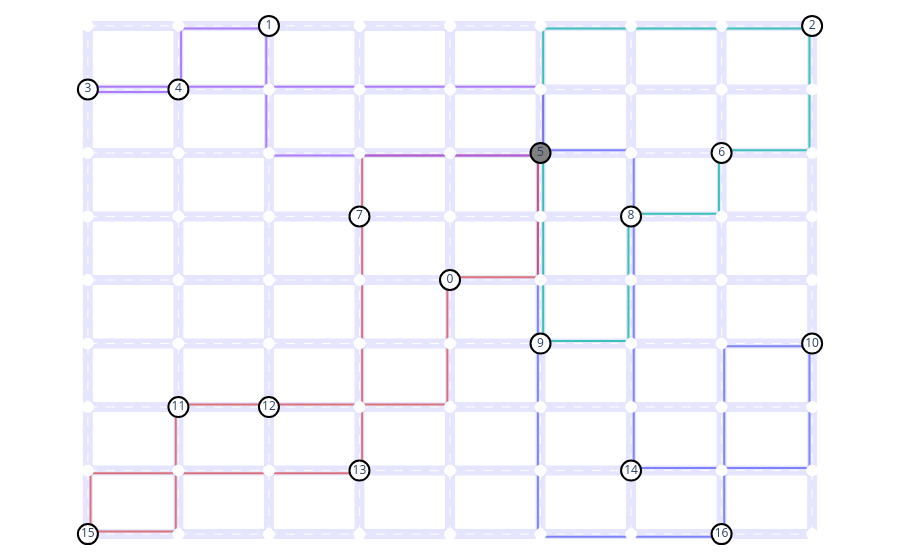

The notebook cell this image was saved under:
### Code cell
paths = []

for k in K:
    curr_x = []
    curr_y = []
    for i, j in it.product( V, V ):
        if i != j:
            if x[ i, j, k ].value() > 1e-6:
                x_init, y_init = locs[ i ]
                x_end, y_end = locs[ j ]

                del_x = w_ruas / 3 if y_init < y_end else -w_ruas / 3
                curr_x += [ locs[ i ][ 0 ] + del_x ] * 2 + [ None ]
                curr_y += [ y_init, y_end ] + [ None ]

                del_y = w_ruas / 3 if x_init > x_end else -w_ruas / 3
                curr_y += [ locs[ j ][ 1 ] + del_y ] * 2 + [ None ]
                curr_x += [ x_init, x_end ] + [ None ]
                                               
    paths.append(
        go.Scatter(
            mode = 'lines',
            x = curr_x,
            y = curr_y,
            line = { 'width': 2 },
            opacity = 0.75
        )
    )

# Altere os índices lista 'path' para ver
# apenas o caminho de interesse
fig = go.Figure(
    data = paths[ 0 : 4 ] + [ h_ruas, h_cs, v_ruas,v_cs, v_esqs, v_verts ],
    layout = {
        'xaxis'        : dict(
            showgrid = False,
            zeroline = False,
            showticklabels = False,
            range = ( min( X ) - 5, max( X ) + 5 )
            ),
        'yaxis'        : dict(
            showgrid = False,
            zeroline = False,
            showticklabels = False,
            range = ( min( Y ) - 20, max( Y ) + 20 ),
            scaleanchor = 'x',
            scaleratio = 1.0
            ),
        'showlegend': False,
        'margin': dict( b = w_ruas, l = w_ruas, r = w_ruas, t = w_ruas ),
        'plot_bgcolor': 'white'
        }
)

fig.show()

### Figure 1 — Plotly figure (JSON) as saved in the notebook; plotly's stock layout.template omitted (floating-point values rounded to 4 significant figures)
{"data": [{"line": {"width": 2}, "mode": "lines", "opacity": 0.75, "type": "scatter", "x": [566.7, 566.7, null, 570, 798, null, 908.7, 908.7, null, 912, 684, null, 687.3, 687.3, null, 684, 570, null, 801.3, 801.3, null, 798, 912, null], "y": [-160, -640, null, -643.3, -643.3, null, -400, -560, null, -556.7, -556.7, null, -560, -160, null, -156.7, -156.7, null, -640, -400, null, -403.3, -403.3, null]}, {"line": {"width": 2}, "mode": "lines", "opacity": 0.75, "type": "scatter", "x": [452.7, 452.7, null, 456, 228, null, 566.7, 566.7, null, 570, 456, null, 345.3, 345.3, null, 342, 570, null, 110.7, 110.7, null, 114, 0, null, 224.7, 224.7, null, 228, 114, null, 345.3, 345.3, null, 342, 342, null, 3.333, 3.333, null, 0, 342, null], "y": [-320, -480, null, -476.7, -476.7, null, -160, -320, null, -316.7, -316.7, null, -240, -160, null, -163.3, -163.3, null, -480, -640, null, -636.7, -636.7, null, -480, -480, null, -476.7, -476.7, null, -560, -240, null, -243.3, -243.3, null, -640, -560, null, -563.3, -563.3, null]}, {"line": {"width": 2}, "mode": "lines", "opacity": 0.75, "type": "scatter", "x": [908.7, 908.7, null, 912, 798, null, 573.3, 573.3, null, 570, 912, null, 794.7, 794.7, null, 798, 684, null, 680.7, 680.7, null, 684, 570, null, 573.3, 573.3, null, 570, 570, null], "y": [0, -160, null, -156.7, -156.7, null, -160, 0, null, -3.333, -3.333, null, -160, -240, null, -236.7, -236.7, null, -240, -400, null, -396.7, -396.7, null, -400, -160, null, -163.3, -163.3, null]}, {"line": {"width": 2}, "mode": "lines", "opacity": 0.75, "type": "scatter", "x": [224.7, 224.7, null, 228, 570, null, -3.333, -3.333, null, 0, 114, null, 117.3, 117.3, null, 114, 228, null, 573.3, 573.3, null, 570, 0, null], "y": [0, -160, null, -163.3, -163.3, null, -80, -80, null, -83.33, -83.33, null, -80, 0, null, -3.333, -3.333, null, -160, -80, null, -76.67, -76.67, null]}, {"hoverinfo": "none", "line": {"color": "rgba( 0, 0, 255, 0.1 )", "width": 10}, "mode": "lines", "type": "scatter", "x": [0, 912, null, 0, 912, null, 0, 912, null, 0, 912, null, 0, 912, null, 0, 912, null, 0, 912, null, 0, 912, null, 0, 912, null], "y": [-320, -320, null, 0, 0, null, -160, -160, null, -480, -480, null, -640, -640, null, -240, -240, null, -80, -80, null, -400, -400, null, -560, -560, null]}, {"hoverinfo": "none", "line": {"color": "white", "dash": "dash", "width": 1}, "mode": "lines", "type": "scatter", "x": [0, 912, null, 0, 912, null, 0, 912, null, 0, 912, null, 0, 912, null, 0, 912, null, 0, 912, null, 0, 912, null, 0, 912, null], "y": [-320, -320, null, 0, 0, null, -160, -160, null, -480, -480, null, -640, -640, null, -240, -240, null, -80, -80, null, -400, -400, null, -560, -560, null]}, {"hoverinfo": "none", "line": {"color": "rgba( 0, 0, 255, 0.1 )", "width": 10}, "mode": "lines", "type": "scatter", "x": [0, 0, null, 228, 228, null, 456, 456, null, 684, 684, null, 912, 912, null, 114, 114, null, 342, 342, null, 570, 570, null, 798, 798, null], "y": [-640, 0, null, -640, 0, null, -640, 0, null, -640, 0, null, -640, 0, null, -640, 0, null, -640, 0, null, -640, 0, null, -640, 0, null]}, {"hoverinfo": "none", "line": {"color": "white", "dash": "dash", "width": 1}, "mode": "lines", "type": "scatter", "x": [0, 0, null, 228, 228, null, 456, 456, null, 684, 684, null, 912, 912, null, 114, 114, null, 342, 342, null, 570, 570, null, 798, 798, null], "y": [-640, 0, null, -640, 0, null, -640, 0, null, -640, 0, null, -640, 0, null, -640, 0, null, -640, 0, null, -640, 0, null, -640, 0, null]}, {"hoverinfo": "none", "marker": {"color": "white", "size": 12}, "mode": "markers", "type": "scatter", "x": [0, 0, 0, 0, 0, 0, 0, 0, 0, 228, 228, 228, 228, 228, 228, 228, 228, 228, 456, 456, 456, 456, 456, 456, 456, 456, 456, 684, 684, 684, 684, 684, 684, 684, 684, 684, 912, 912, 912, 912, 912, 912, 912, 912, 912, 114, 114, 114, 114, 114, 114, 114, 114, 114, 342, 342, 342, 342, 342, 342, 342, 342, 342, 570, 570, 570, 570, 570, 570, 570, 570, 570, 798, 798, 798, 798, 798, 798, 798, 798, 798], "y": [-320, 0, -160, -480, -640, -240, -80, -400, -560, -320, 0, -160, -480, -640, -240, -80, -400, -560, -320, 0, -160, -480, -640, -240, -80, -400, -560, -320, 0, -160, -480, -640, -240, -80, -400, -560, -320, 0, -160, -480, -640, -240, -80, -400, -560, -320, 0, -160, -480, -640, -240, -80, -400, -560, -320, 0, -160, -480, -640, -240, -80, -400, -560, -320, 0, -160, -480, -640, -240, -80, -400, -560, -320, 0, -160, -480, -640, -240, -80, -400, -560]}, {"hoverinfo": "none", "marker": {"color": ["white", "white", "white", "white", "white", "gray", "white", "white", "white", "white", "white", "white", "white", "white", "white", "white", "white"], "line": {"color": "black", "width": 2}, "size": 20}, "mode": "markers+text", "text": ["0", "1", "2", "3", "4", "5", "6", "7", "8", "9", "10", "11", "12", "13", "14", "15", "16"], "type": "scatter", "x": [456, 228, 912, 0, 114, 570, 798, 342, 684, 570, 912, 114, 228, 342, 684, 0, 798], "y": [-320, 0, 0, -80, -80, -160, -160, -240, -240, -400, -400, -480, -480, -560, -560, -640, -640]}], "layout": {"margin": {"b": 10, "l": 10, "r": 10, "t": 10}, "plot_bgcolor": "white", "showlegend": false, "xaxis": {"range": [-5, 917], "showgrid": false, "showticklabels": false, "zeroline": false}, "yaxis": {"range": [-660, 20], "scaleanchor": "x", "scaleratio": 1, "showgrid": false, "showticklabels": false, "zeroline": false}}}
